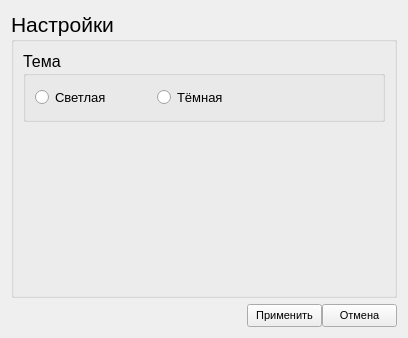
<?xml version="1.0" encoding="UTF-8"?>
<ui version="4.0">
 <class>FormSettings</class>
 <widget class="QWidget" name="FormSettings">
  <property name="enabled">
   <bool>true</bool>
  </property>
  <property name="geometry">
   <rect>
    <x>0</x>
    <y>0</y>
    <width>408</width>
    <height>338</height>
   </rect>
  </property>
  <property name="windowTitle">
   <string>Settings</string>
  </property>
  <layout class="QGridLayout" name="gridLayout">
   <item row="0" column="0">
    <widget class="QScrollArea" name="scrollArea">
     <property name="frameShape">
      <enum>QFrame::NoFrame</enum>
     </property>
     <property name="widgetResizable">
      <bool>true</bool>
     </property>
     <widget class="QWidget" name="scrollAreaWidgetContents">
      <property name="geometry">
       <rect>
        <x>0</x>
        <y>0</y>
        <width>390</width>
        <height>289</height>
       </rect>
      </property>
      <layout class="QGridLayout" name="gridLayout_2">
       <property name="leftMargin">
        <number>0</number>
       </property>
       <property name="topMargin">
        <number>0</number>
       </property>
       <property name="rightMargin">
        <number>0</number>
       </property>
       <property name="bottomMargin">
        <number>0</number>
       </property>
       <property name="spacing">
        <number>0</number>
       </property>
       <item row="0" column="0">
        <widget class="QGroupBox" name="groupBox">
         <property name="font">
          <font>
           <pointsize>16</pointsize>
          </font>
         </property>
         <property name="title">
          <string>Настройки</string>
         </property>
         <layout class="QGridLayout" name="gridLayout_4">
          <item row="0" column="0">
           <widget class="QGroupBox" name="groupBox_2">
            <property name="minimumSize">
             <size>
              <width>361</width>
              <height>71</height>
             </size>
            </property>
            <property name="maximumSize">
             <size>
              <width>16777215</width>
              <height>71</height>
             </size>
            </property>
            <property name="font">
             <font>
              <pointsize>12</pointsize>
             </font>
            </property>
            <property name="title">
             <string>Тема</string>
            </property>
            <layout class="QGridLayout" name="gridLayout_3">
             <item row="0" column="0">
              <layout class="QHBoxLayout" name="horizontalLayout_2">
               <item>
                <widget class="QRadioButton" name="radioButtonLightTheme">
                 <property name="font">
                  <font>
                   <pointsize>10</pointsize>
                  </font>
                 </property>
                 <property name="cursor">
                  <cursorShape>PointingHandCursor</cursorShape>
                 </property>
                 <property name="text">
                  <string>Светлая</string>
                 </property>
                </widget>
               </item>
               <item>
                <spacer name="horizontalSpacer_3">
                 <property name="orientation">
                  <enum>Qt::Horizontal</enum>
                 </property>
                 <property name="sizeType">
                  <enum>QSizePolicy::Fixed</enum>
                 </property>
                 <property name="sizeHint" stdset="0">
                  <size>
                   <width>40</width>
                   <height>20</height>
                  </size>
                 </property>
                </spacer>
               </item>
               <item>
                <widget class="QRadioButton" name="radioButtonDarkTheme">
                 <property name="font">
                  <font>
                   <pointsize>10</pointsize>
                  </font>
                 </property>
                 <property name="cursor">
                  <cursorShape>PointingHandCursor</cursorShape>
                 </property>
                 <property name="text">
                  <string>Тёмная</string>
                 </property>
                </widget>
               </item>
               <item>
                <spacer name="horizontalSpacer_2">
                 <property name="orientation">
                  <enum>Qt::Horizontal</enum>
                 </property>
                 <property name="sizeHint" stdset="0">
                  <size>
                   <width>40</width>
                   <height>20</height>
                  </size>
                 </property>
                </spacer>
               </item>
              </layout>
             </item>
            </layout>
           </widget>
          </item>
          <item row="1" column="0">
           <spacer name="verticalSpacer">
            <property name="orientation">
             <enum>Qt::Vertical</enum>
            </property>
            <property name="sizeHint" stdset="0">
             <size>
              <width>20</width>
              <height>40</height>
             </size>
            </property>
           </spacer>
          </item>
         </layout>
        </widget>
       </item>
      </layout>
     </widget>
    </widget>
   </item>
   <item row="1" column="0">
    <layout class="QHBoxLayout" name="horizontalLayout">
     <property name="spacing">
      <number>0</number>
     </property>
     <item>
      <spacer name="horizontalSpacer">
       <property name="orientation">
        <enum>Qt::Horizontal</enum>
       </property>
       <property name="sizeType">
        <enum>QSizePolicy::Expanding</enum>
       </property>
       <property name="sizeHint" stdset="0">
        <size>
         <width>40</width>
         <height>20</height>
        </size>
       </property>
      </spacer>
     </item>
     <item>
      <widget class="QPushButton" name="ButtonAccept">
       <property name="minimumSize">
        <size>
         <width>75</width>
         <height>23</height>
        </size>
       </property>
       <property name="maximumSize">
        <size>
         <width>75</width>
         <height>23</height>
        </size>
       </property>
       <property name="font">
        <font>
         <pointsize>8</pointsize>
        </font>
       </property>
       <property name="cursor">
        <cursorShape>PointingHandCursor</cursorShape>
       </property>
       <property name="text">
        <string>Применить</string>
       </property>
      </widget>
     </item>
     <item>
      <widget class="QPushButton" name="ButtonCancel">
       <property name="minimumSize">
        <size>
         <width>75</width>
         <height>23</height>
        </size>
       </property>
       <property name="maximumSize">
        <size>
         <width>75</width>
         <height>23</height>
        </size>
       </property>
       <property name="font">
        <font>
         <pointsize>8</pointsize>
        </font>
       </property>
       <property name="cursor">
        <cursorShape>PointingHandCursor</cursorShape>
       </property>
       <property name="text">
        <string>Отмена</string>
       </property>
      </widget>
     </item>
    </layout>
   </item>
  </layout>
 </widget>
 <resources/>
 <connections/>
</ui>
